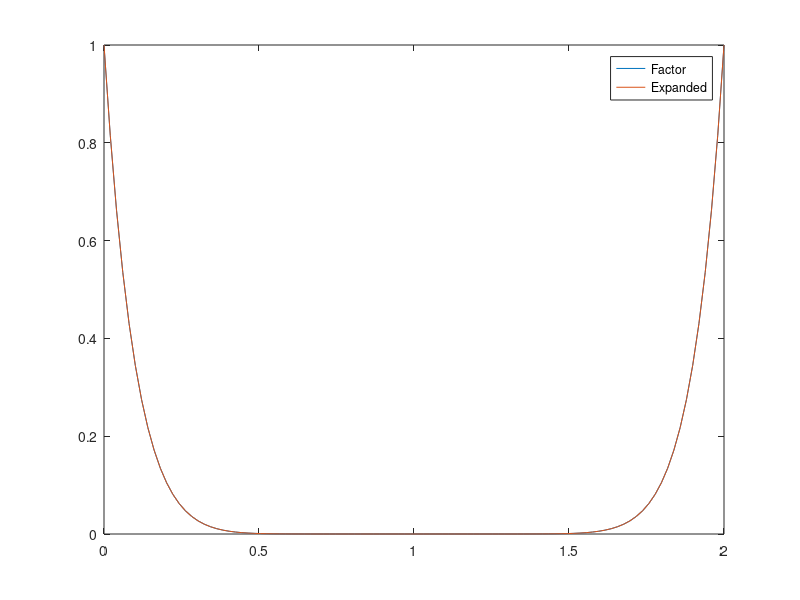
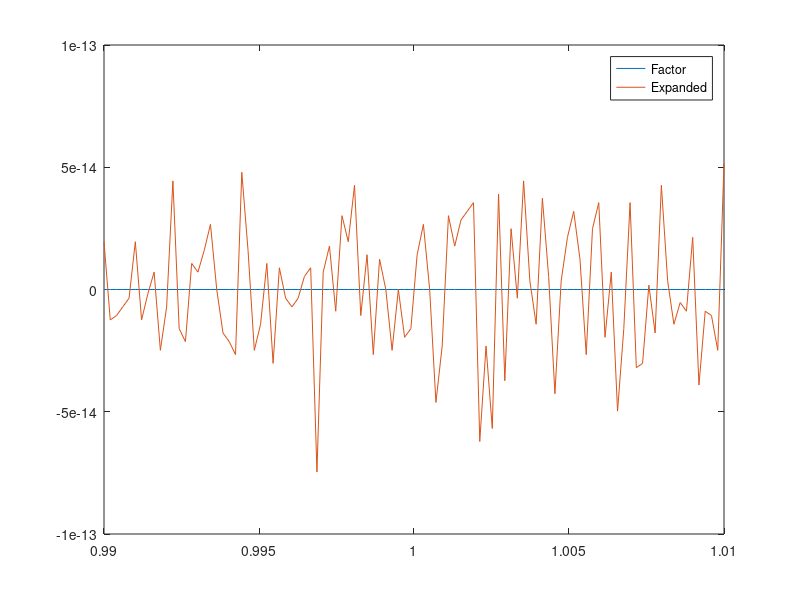

Recreate these plots in MATLAB, in order.
%% Example 2.3.1
% In this example, we will see the errors introduced by arithematical
% operations

%% Defining the Functions
p_1 = @(x) (1-x).^10;
p_2 = @(x) x.^10-10*x.^9+45*x.^8-120*x.^7+210*x.^6-252*x.^5+210*x.^4-120*x.^3+45*x.^2-10*x+1;

%% Ploting the Functions
x = linspace(0, 2, 100);

plot(x, p_1(x))
hold on
plot(x, p_2(x))
legend("Factor", "Expanded")
saveas(gcf, "Ex2_3_1_Ploting_Functions.png")

% It seems that the two functions are the same.
%% Zooming In
y = linspace(0.99, 1.01, 100);

hold off
plot(y, p_1(y))
hold on
plot(y, p_2(y))
legend("Factor", "Expanded")
saveas(gcf, "Ex2_3_1_Zooming_In.png")

% Now the expanded version introduces more error than the factored
% version. 